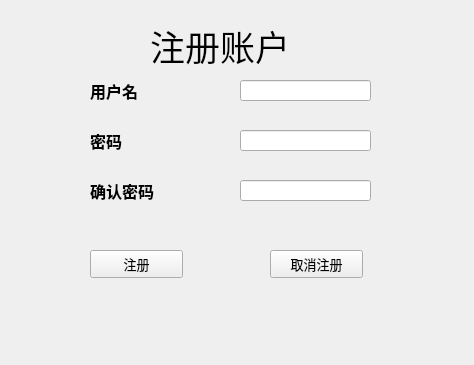
<?xml version="1.0" encoding="UTF-8"?>
<ui version="4.0">
 <class>Register</class>
 <widget class="QWidget" name="Register">
  <property name="geometry">
   <rect>
    <x>0</x>
    <y>0</y>
    <width>474</width>
    <height>365</height>
   </rect>
  </property>
  <property name="windowTitle">
   <string>Form</string>
  </property>
  <widget class="QLabel" name="lab1">
   <property name="geometry">
    <rect>
     <x>90</x>
     <y>80</y>
     <width>81</width>
     <height>21</height>
    </rect>
   </property>
   <property name="font">
    <font>
     <pointsize>12</pointsize>
     <weight>75</weight>
     <bold>true</bold>
    </font>
   </property>
   <property name="text">
    <string>用户名</string>
   </property>
  </widget>
  <widget class="QLabel" name="labe2">
   <property name="geometry">
    <rect>
     <x>90</x>
     <y>130</y>
     <width>81</width>
     <height>21</height>
    </rect>
   </property>
   <property name="font">
    <font>
     <pointsize>12</pointsize>
     <weight>75</weight>
     <bold>true</bold>
    </font>
   </property>
   <property name="text">
    <string>密码</string>
   </property>
  </widget>
  <widget class="QLabel" name="lab3">
   <property name="geometry">
    <rect>
     <x>90</x>
     <y>180</y>
     <width>91</width>
     <height>21</height>
    </rect>
   </property>
   <property name="font">
    <font>
     <pointsize>12</pointsize>
     <weight>75</weight>
     <bold>true</bold>
    </font>
   </property>
   <property name="text">
    <string>确认密码</string>
   </property>
  </widget>
  <widget class="QLineEdit" name="username">
   <property name="geometry">
    <rect>
     <x>240</x>
     <y>80</y>
     <width>131</width>
     <height>21</height>
    </rect>
   </property>
  </widget>
  <widget class="QLineEdit" name="password">
   <property name="geometry">
    <rect>
     <x>240</x>
     <y>130</y>
     <width>131</width>
     <height>21</height>
    </rect>
   </property>
  </widget>
  <widget class="QLineEdit" name="passwordConfine">
   <property name="geometry">
    <rect>
     <x>240</x>
     <y>180</y>
     <width>131</width>
     <height>21</height>
    </rect>
   </property>
  </widget>
  <widget class="QPushButton" name="regiserConfine">
   <property name="geometry">
    <rect>
     <x>90</x>
     <y>250</y>
     <width>93</width>
     <height>28</height>
    </rect>
   </property>
   <property name="font">
    <font>
     <pointsize>10</pointsize>
    </font>
   </property>
   <property name="text">
    <string>注册</string>
   </property>
  </widget>
  <widget class="QPushButton" name="DisRegister">
   <property name="geometry">
    <rect>
     <x>270</x>
     <y>250</y>
     <width>93</width>
     <height>28</height>
    </rect>
   </property>
   <property name="font">
    <font>
     <pointsize>10</pointsize>
    </font>
   </property>
   <property name="text">
    <string>取消注册</string>
   </property>
  </widget>
  <widget class="QLabel" name="label">
   <property name="geometry">
    <rect>
     <x>150</x>
     <y>20</y>
     <width>181</width>
     <height>51</height>
    </rect>
   </property>
   <property name="font">
    <font>
     <family>隶书</family>
     <pointsize>26</pointsize>
    </font>
   </property>
   <property name="text">
    <string>注册账户</string>
   </property>
  </widget>
 </widget>
 <resources/>
 <connections/>
</ui>
